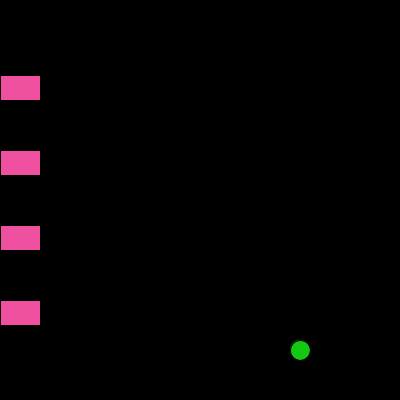
Frame 1 (no input)
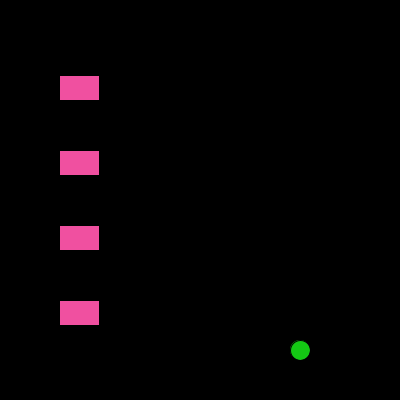
Frame 60 (the mouse pressed at the canvas centre just before this capture)
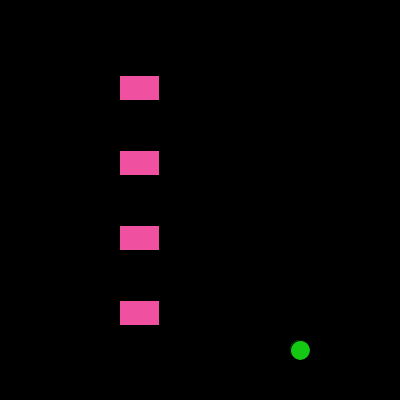
Frame 120 (the mouse held since frame 60 and released just before this capture)

The Processing sketch that drew these frames (run headless with seeded random() and noise(); from frame 60 on, the mouse is pressed at the canvas centre):

// Processing sketch: sketch_190102b
// ── sketch_190102b.pde
void setup() {
  size(400, 400);
}
int y=350;
int speed=10;
int truckspeed=1;
int oof=300;
int one=0;
int two=0;
int three=0;
int four=0;
boolean isflying=true;
int score=0;

void draw() {
  if (isflying==true) {
    background(0, 0, 0);
    fill(20, 200, 20);
    ellipse(oof, y, 20, 20);
    fill(240, 80, 160);
    rect(one, 300, 40, 25);
    one=one+truckspeed;
    if (one>400) {
      one=(int)random(-70, -40);
    }
    fill(240, 80, 160);
    rect(two, 225, 40, 25);
    two=two+truckspeed;
    if (two>400) {
      two=(int)random(-70, -40);
    }
    fill(240, 80, 160);
    rect(three, 150, 40, 25);
    three=three+truckspeed;
    if (three>400) {
      three=(int)random(-70, -40);
    }
    fill(240, 80, 160);
    rect(four, 75, 40, 25);
    four=four+truckspeed;
    if (four>400) {
      four=(int)random(-70, -40);
    }

    if (oof<0) {
      oof=300;
    } else if (oof>400) {
      oof=300;
    } else if (y<0) {
      newlevel();
      y=350;
    } else if (y>400) {
      y=350;
    }


    if (oof<=one+20 && oof>=one-20) {
      if (y<=312 && y>=288) {
        isflying=false;
      }
    }
    if (oof<=two+20 && oof>=two-20) {
      if (y<=237 && y>=213) {
        isflying=false;
      }
    }
    if (oof<=three+20 && oof>=three-20) {
      if (y<=162 && y>=138) {
        isflying=false;
      }
    }
    if (oof<=four+20 && oof>=four-20) {
      if (y<=87 && y>=63) {
        isflying=false;
      }
    }
  }
} 



void newlevel() {
  speed+=1;
  truckspeed+=2;
  oof=300;
  y=350;
  score+=1;
  println(score);
}
void keyPressed() {
  if (key==CODED) {
    if (keyCode==DOWN) {
      y=y+speed;
    } else if (keyCode==UP) {
      y=y-speed;
    } else if (keyCode==RIGHT) {
      oof=oof+speed;
    } else if (keyCode==LEFT) {
      oof=oof-speed;
    }
  }
}
